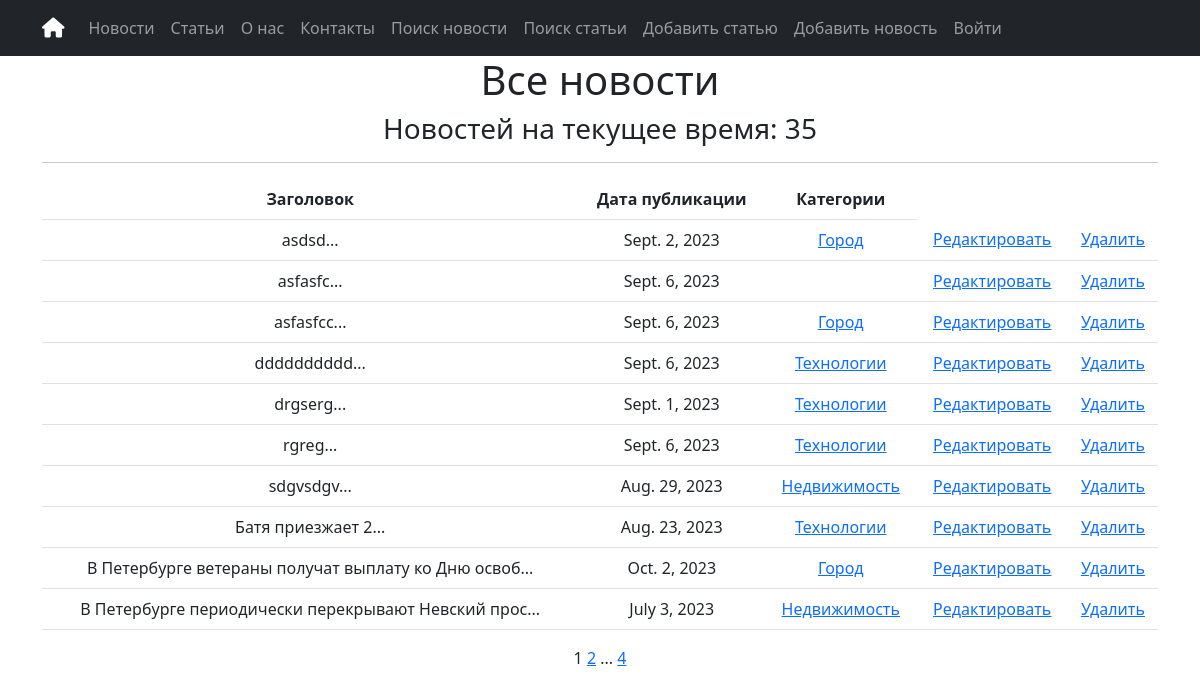
The page /news/ on the database as committed earlier.
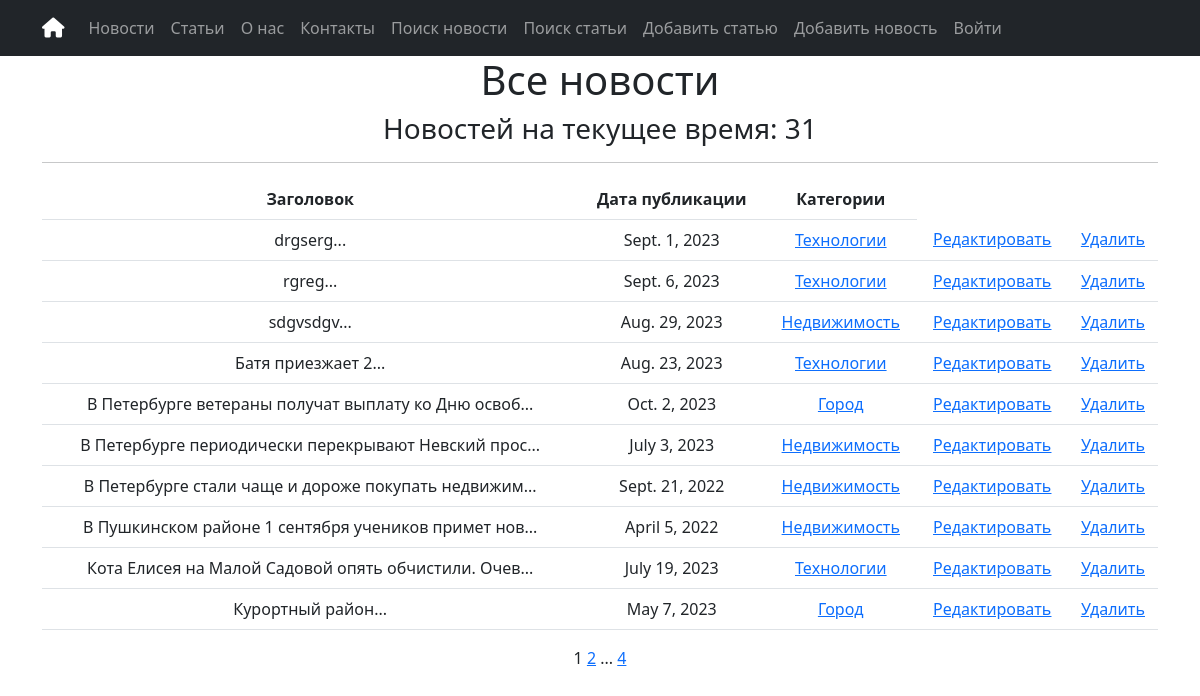
The same page on the database as committed later.
### simpleapp/models.py (models this page shows, shortened)
class News(models.Model):
    title = models.CharField(
        max_length=50,
        unique=True,  # названия товаров не должны повторяться
    )
    description = models.TextField()
    date = models.DateField(help_text=("YYYY-MM-DD"))
    category = models.ManyToManyField(
        Category,
        related_name="news",  # все новости в категории будут доступны через поле news
    )
    class Meta:
        verbose_name_plural = "News"

class Category(models.Model):
    name = models.CharField(max_length=100, unique=True)
    subscribers = models.ManyToManyField(User, related_name="categories")
    def __str__(self):
        return self.name.title()
    class Meta:
        verbose_name_plural = "Categories"

### simpleapp/views.py (the view)
# urls.py: path("", cache_page(60)(NewsList.as_view()), name="news_list"),
class NewsList(ListView):
    model = News
    ordering = "title"
    template_name = "news.html"
    context_object_name = "news"
    paginate_by = 10  # вот так мы можем указать количество записей на странице
    def get_context_data(self, **kwargs):
        context = super().get_context_data(**kwargs)
        context["next_sale"] = f"Новостей на текущее время:"
        return context

### templates/news.html (shortened to what this page needs)
{% extends 'flatpages/default.html' %}
{% load custom_filters %}
{% load custom_tags %}
{% load cache %}
{% cache 30 header %}
{% block content %}
<h1>Все новости</h1>
{% if page_obj.paginator.count > 0 %}
<h3> {{ next_sale }} {{ page_obj.paginator.count }}</h3>
{% endif %}
<hr>
{% if news %}
<table class="table" style="width: 100%;">
    <thead>
        <tr>
            <th>Заголовок</th>
            <th>Дата публикации</th>
            <th>Категории</th>
        </tr>
    </thead>
    <tbody>
        {% for item in news %}
        <tr>
            <td>
                <a class="nav-link" href="{% url 'news_detail' pk=item.pk %}">{{ item.title|truncatewords:20}}...</a>
            </td>
            <td>{{ item.date }}</td>
            <td>
                {% for category in item.category.all %}
                <a href="{% url 'category_details' category.id %}">{{ category }}</a>
                {% endfor %}
            </td>
            <td>
                <a href="{% url 'news_update' item.id %}"><u>Редактировать</u></a>
            </td>
            <td>
                <a href="{% url 'news_delete' item.id %}"><u>Удалить</u></a>
            </td>
        </tr>
        {% endfor %}
    </tbody>
</table>
{% else %}
<h2>Новостей нет!</h2>
{% endif %}
{% if page_obj.paginator.count > 0 %}
{{ page_obj.number }}
{% if page_obj.has_next %}
<a href="?page={{ page_obj.next_page_number }}">{{ page_obj.next_page_number }}</a>
{% if paginator.num_pages != page_obj.next_page_number %}
...
<a href="?page={{ page_obj.paginator.num_pages }}">{{ page_obj.paginator.num_pages }}</a>
{% endif %}
{% endif %}
{% endif %}
{% endblock content %}
{% endcache %}

Rows that differ between the two databases and show on the page:
removed News: title "asdsd", date "Sept. 2, 2023", Category (name "Город")
removed News: title "asfasfc", date "Sept. 6, 2023"
removed News: title "asfasfcc", date "Sept. 6, 2023", Category (name "Город")
removed News: title "dddddddddd", date "Sept. 6, 2023", Category (name "Технологии")
now on this page (row unchanged): News: title "В Петербурге стали чаще и дороже покупать недвижим", date "Sept. 21, 2022", Category (name "Недвижимость")
now on this page (row unchanged): News: title "В Пушкинском районе 1 сентября учеников примет нов", date "April 5, 2022", Category (name "Недвижимость")
now on this page (row unchanged): News: title "Кота Елисея на Малой Садовой опять обчистили. Очев", date "July 19, 2023", Category (name "Технологии")
now on this page (row unchanged): News: title "Курортный район", date "May 7, 2023", Category (name "Город")
Other text that changed with them:
{{ page_obj.paginator.count }}: "35" → "31"
